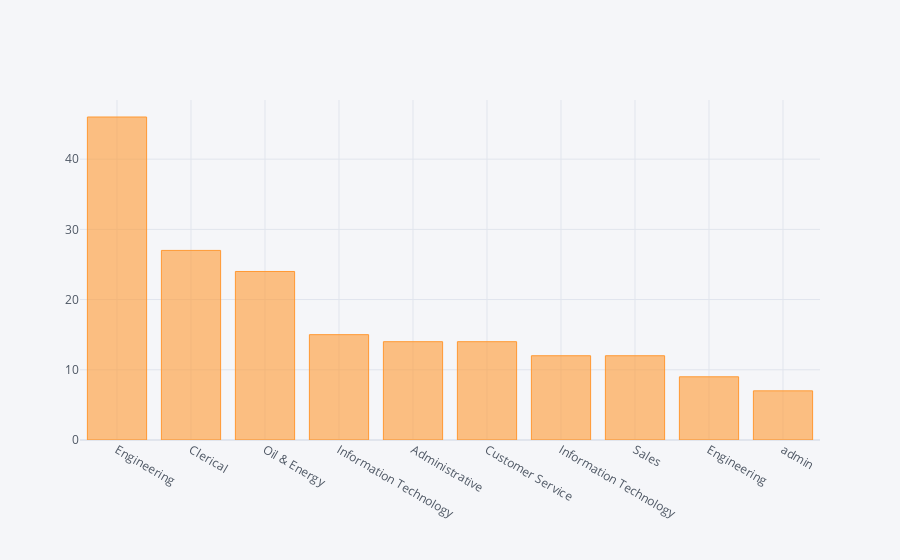

Notebook cell for this chart:
### Code cell
plt.figure(figsize=(20,6))
Top_Ten_departments.iplot(kind='bar',x='Department',y='No:of fraud postings')

### Figure 1 — Plotly figure (JSON) as saved in the notebook; plotly's stock layout.template omitted (floating-point values rounded to 4 significant figures)
{"data": [{"marker": {"color": "rgba(255, 153, 51, 0.6)", "line": {"color": "rgba(255, 153, 51, 1.0)", "width": 1}}, "name": "No:of fraud postings", "orientation": "v", "text": "", "type": "bar", "x": ["Engineering", "Clerical", "Oil & Energy", "Information Technology", "Administrative", "Customer Service", "Information Technology ", "Sales", "Engineering ", "admin"], "y": [46, 27, 24, 15, 14, 14, 12, 12, 9, 7]}], "layout": {"legend": {"bgcolor": "#F5F6F9", "font": {"color": "#4D5663"}}, "paper_bgcolor": "#F5F6F9", "plot_bgcolor": "#F5F6F9", "title": {"font": {"color": "#4D5663"}}, "xaxis": {"gridcolor": "#E1E5ED", "showgrid": true, "tickfont": {"color": "#4D5663"}, "title": {"font": {"color": "#4D5663"}, "text": ""}, "zerolinecolor": "#E1E5ED"}, "yaxis": {"gridcolor": "#E1E5ED", "showgrid": true, "tickfont": {"color": "#4D5663"}, "title": {"font": {"color": "#4D5663"}, "text": ""}, "zerolinecolor": "#E1E5ED"}}}
